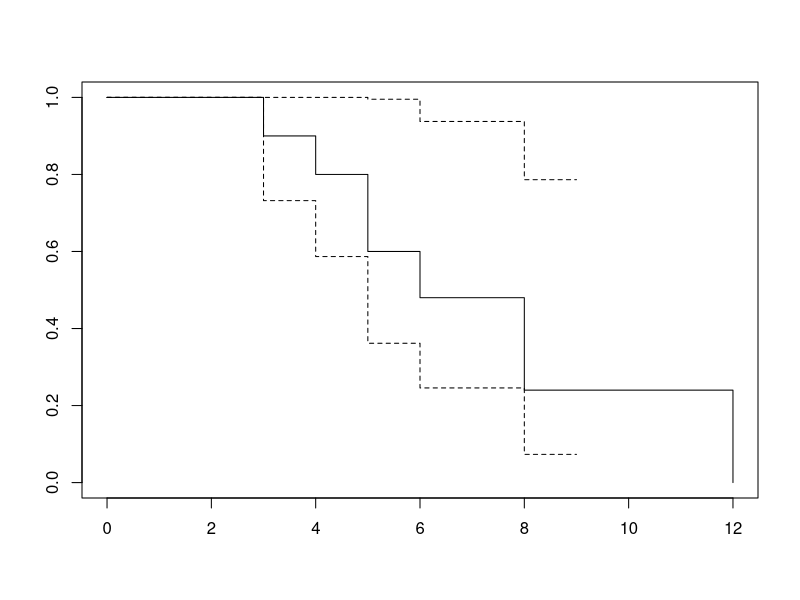
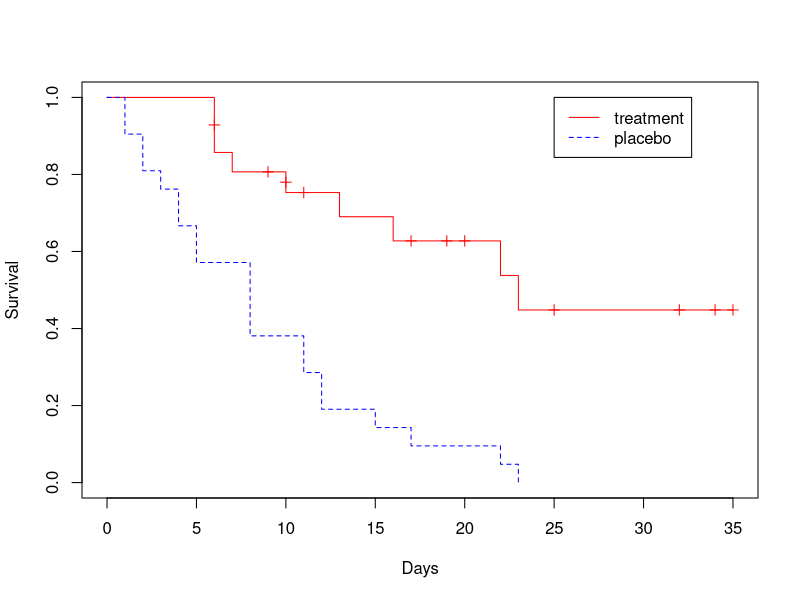

These figures' R source, in order:
## 1. Kaplan-Meier

# install.packages("survival")
library(survival)

KM_time <- c(3,4,5,5,5,6,8,8,9,12)
KM_status <- c(1,1,1,1,0,1,1,1,0,1)

KM_fit <- survfit(Surv(KM_time, KM_status) ~ 1)
plot(KM_fit)

time1 <- c(6,6,6,6,7,9,10,10,11,13,16,17,19,20,22,23,25,32,32,34,35)
status1 <- c(1,1,1,0,1,0,1,0,0,1,1,0,0,0,1,1,0,0,0,0,0)
time2 <- c(1,1,2,2,3,4,4,5,5,8,8,8,8,11,11,12,12,15,17,22,23)
status2 <- c(1,1,1,1,1,1,1,1,1,1,1,1,1,1,1,1,1,1,1,1,1)

time <-c(time1, time2)
status <- c(status1, status2)

group <- c(rep(0, 21), rep(1,21))

fit <- survfit(Surv(time, status, type="right")~group)
summary(fit)

plot(fit, ylab="Survival", xlab="Days", col=c("red", "blue"), lty=1:2, mark=3)
legend(25,1,c("treatment", "placebo"), col=c("red", "blue"), lty=1:2)

## 2. Log Rank Test

LR_time <- c(5,5,6,7,9,12,15,18,20,25,1,1,2,5,5,5,6,10)
LR_status <- c(1,0,1,1,0,1,1,0,1,1,1,1,1,1,1,1,1,1)
LR_treatment <- c(rep(1,10), rep(2,8))

LR_diff<-survdiff(Surv(LR_time, LR_status) ~ LR_treatment)
LR_diff

A <- c(3,4,6,7,10,10)
a <- c(1,1,0,1,1,0)
B <- c(2,2,4,5,8,10)
b <- c(1,1,1,0,1,1)
C <- c(1,2,3,5,7,9)
c <- c(1,1,1,1,1,1)

s_time <- c(A, B, C)
s_status <- c(a, b, c)
s_group <- c(1,1,1,1,1,1,2,2,2,2,2,2,3,3,3,3,3,3)

s_diff <- survdiff(Surv(s_time, s_status) ~ s_group)
s_diff

data <- data.frame(v1 = c(19,24,8,17,17,34,34,4,17,10,5,27,21,18,16,7,12,24,8,8,8,11,23,12,15,8,8,25,8,11),
                   v2 = c(1,0,1,0,0,0,0,1,0,1,1,0,0,0,0,1,0,1,1,0,1,0,0,0,0,0,1,0,1,0),
                   v3 = c(rep(1, 11), rep(2, 19)),
                   v4 = c(1,1,1,1,1,1,2,2,2,3,3,1,1,1,1,1,1,1,1,1,2,2,2,2,2,2,2,3,3,3))
survdiff(Surv(data$v1, data$v2) ~ data$v3 + strata(data$v4))